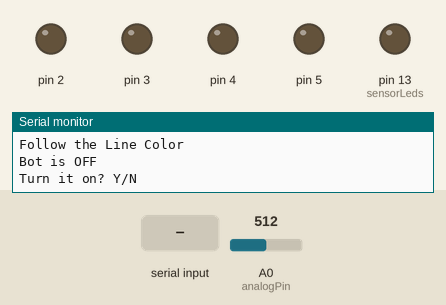
A sketch run on a simulated Arduino Uno, built with avr-gcc and run on an emulated ATmega328P. Shown: output pins drawn as LEDs (lit = HIGH), the last lines printed to the serial monitor. The inputs (shaded band) are chosen by the test bench; at power-on: A0 (analogPin) = 512.

Above: at 1.2 s.
1.3 s: "y" received over Serial
At 2.3 s:
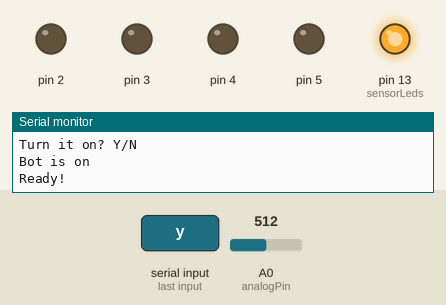
2.8 s: A0 (analogPin) set to 687
4.4 s: A0 (analogPin) set to 719
Timing chart, 0 to 7.4 s (numbered marks = the images above; inputs shaded):
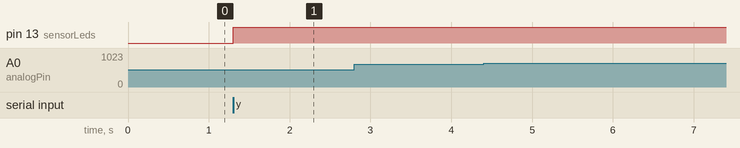

The sketch:

FollowLineUsingLib.ino
```cpp
#include <MotorControl.h>
#include <GroundSensor.h>
#include "Arduino.h"

/* Duty Cycle constants */
const int MAX = 255;
const int TQUARTER = 191;
const int HALF = 127;
const int QUARTER = 64;
const int ZERO = 0;
const int BEST = 45; // Will need to change when weight of bot change

volatile uint8_t state;
enum States_enum {OFF, ON, STOP, FORWARD, BACKWARD, LEFT, RIGHT, CLOCKWISE, CCLOCKWISE};

volatile uint8_t cmd;
volatile uint8_t on;
enum Movements_enum {halt, forward, backward, left, right, rotate_cw, rotate_ccw, search};


/******************************* Configuration Section **********************************/

/* Pin to turn on/off ground sensor */
const byte sensorLeds = 13;
/* Pin for analog input from ground sensor */
const byte analogPin = A0;

/* Range of colors are partitions of 1023 */
/* R = 3.7 kOhms
const int B_LOW = 300;
const int B_HIGH = 500;
const int R_LOW = 500;
const int R_HIGH = 835;
*/
/* R = 5.6 kOhms */
const int B_LOW = 400;
const int B_HIGH = 700;
const int R_LOW = 700;
const int R_HIGH = 1000;

/* What bot should do when it sense a color*/
const char RED_DO = halt;
const char BLUE_DO = forward;
const char BLACK_DO = halt;
const char YELLOW_DO = right;

/* Pins for wheel control */
const byte WheelLeftF = 2;
const byte WheelLeftB = 3;
const byte WheelRightF = 4;
const byte WheelRightB = 5;

/* Control speed of each state*/
const int FWD_SPD = BEST;
const int BCK_SPD = BEST;
const int LFT_SPD = QUARTER;
const int RGT_SPD = QUARTER;
const int RT_CW_SPD = QUARTER;
const int RT_CCW_SPD = QUARTER;

/* Set transition delay*/
int transition_delay = 100;

/* Acceleration time and speed*/
const int ACC_TIME = 200;
const int ACC_SPD  = QUARTER;

/*****************************************************************************************/


/* Set up the ground sensor */
Bounds bound = {B_LOW, B_HIGH, R_LOW, R_HIGH};
Instructions instr = {RED_DO, BLUE_DO, BLACK_DO, YELLOW_DO};
GroundSensor tapeSensor(sensorLeds, analogPin, bound, instr, transition_delay);

/* Control the motor */
Wheels w = {WheelLeftF, WheelLeftB, WheelRightF, WheelRightB};
Speeds s = {FWD_SPD, BCK_SPD, LFT_SPD, RGT_SPD, RT_CW_SPD, RT_CCW_SPD};
Accel  a = {ACC_TIME, ACC_SPD};
MotorControl motors(w, s, a);

void stateControl();
void bootSequence();

void setup() {
  Serial.begin(9600);
  Serial.println("Follow the Line Color"); // so I can keep track of what is loaded
  Serial.println("Bot is OFF");
  state = OFF;
  on = 'n';
  cmd = BLACK_DO;
  Serial.println("Turn it on? Y/N");
}

void loop() {

  switch (state)
  {
    case OFF:
      /* Starting state, wait for user to turn on*/
      while (Serial.available()) {
        on = Serial.read();  //gets one byte from serial buffer
        if ((on == 'y')) {
          state = ON;
          on = 'n';
          delay(2);
          break;
        }
      }
      motors.halt();
      digitalWrite(sensorLeds, LOW);
      break;

    case ON:
      bootSequence();
      delay(500);
      tapeSensor.senseColor(&cmd);
      stateControl();
      break;

    case STOP:
      motors.halt();
      tapeSensor.senseColor(&cmd);
      stateControl();
      break;

    case FORWARD:
      if (cmd == backward) {
          motors.halt();
          delay(2000);
      }
      motors.forward();
      tapeSensor.senseColor(&cmd);
      stateControl();
      break;

    case BACKWARD:
      if (cmd == forward) {
          motors.halt();
          delay(2000);
      }
      motors.backward();
      tapeSensor.senseColor(&cmd);
      stateControl();
      break;

    case LEFT:
      motors.left();
      tapeSensor.senseColor(&cmd);
      stateControl();
      break;

    case RIGHT:
      motors.right();
      tapeSensor.senseColor(&cmd);
      stateControl();
      break;

    case CLOCKWISE:
      motors.cw();
      tapeSensor.senseColor(&cmd);
      stateControl();
      break;

    case CCLOCKWISE:
      motors.ccw();
      tapeSensor.senseColor(&cmd);
      stateControl();
      break;
  }
}

void bootSequence()
{
  Serial.println("Bot is on");
  digitalWrite(sensorLeds, HIGH);
  Serial.println("Ready!");
  delay(1000);
  Serial.println("Go!");
}

void stateControl()
{
  /* Change the state based on cmd*/
  if (cmd == forward) {
    //Serial.println("Going Forward");
    state = FORWARD;
  } else if (cmd == backward) {
    Serial.println("Moving Backward");
    state = BACKWARD;
  }  else if (cmd == left) {
    //Serial.println("Moving Left");
    state = LEFT;
  } else if (cmd == right) {
    //Serial.println("Moving Right");
    state = RIGHT;
  }  else if (cmd == halt) {
    //Serial.println("Stop");
    state = STOP;
  } else if (cmd == rotate_cw) {
    //Serial.println("Turn 360 Clockwise");
    state = CLOCKWISE;
  } else if (cmd == rotate_ccw) {
    //Serial.println("Turn 360 Counter Clockwise");
    state = CCLOCKWISE;
  }
  delay(2);  //slow loop to allow for change in state

  while (Serial.available()) {
     on = Serial.read();  //gets one byte from serial buffer
     if ((on == 'y')) {
        state = OFF;
        on = 'n';
        delay(2);
        break;
     }
  }
}
```

Measured:
- after the input at 1.3 s, pin 13 (sensorLeds): LOW → HIGH at once
